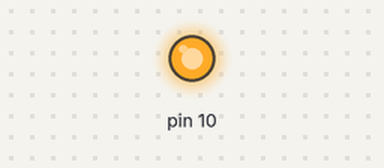
Simulated run of this sketch. Board: Arduino Uno, built with avr-gcc and run on an emulated ATmega328P. On the bench: output pins drawn as LEDs (lit = HIGH).

Above: at 0.3 s.
At 3.7 s:
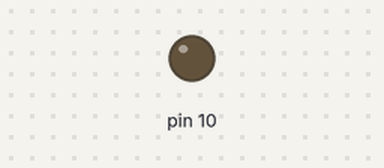
Timing chart, 0 to 5.5 s (numbered marks = the images above):
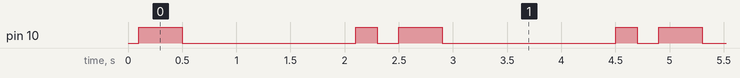

Measured:
- by itself, pin 10: repeats every 2.4 s: LOW 1.6 s, HIGH 0.20 s, LOW 0.20 s, HIGH 0.40 s
- by itself, everything shown: repeats every 2.4 s, in 4 steps

The sketch:

led_chaser.ino
```cpp
void setup()
{
// setting up output pins
for(int i=10;i<=10;i++)
{
pinMode(i,OUTPUT);
  }
}
void loop()
{
for(int i =10;i<14;i++)
{
allLEDsOff();
if(1!=13)
{
digitalWrite(i,HIGH);
digitalWrite(i+1,HIGH);
delay(200);
}
else
digitalWrite(i,HIGH);
digitalWrite(i-3,HIGH);
delay(200);
allLEDsOff();
   }
}

void allLEDsOff(void)
{
for(int i =10;i<14;i++){
digitalWrite(i,LOW);
}
delay(100);
}
```
